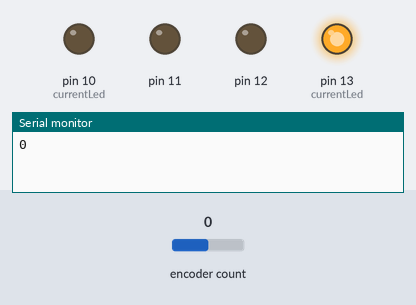
Bench run of a sketch on a simulated Arduino Uno, built with avr-gcc and run on an emulated ATmega328P. Parts: output pins drawn as LEDs (lit = HIGH), the last lines printed to the serial monitor. The inputs (shaded band) are chosen by the test bench; at power-on: encoder count 0.

Above: at 1.2 s.
1.3 s: encoder count set to 1
At 1.8 s:
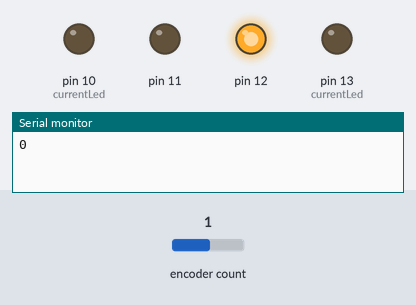
2.8 s: encoder count set to 2
At 4.0 s:
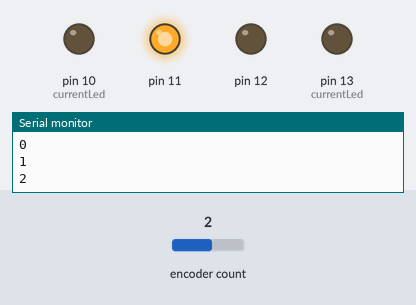
4.3 s: encoder count set to 3
At 5.3 s:
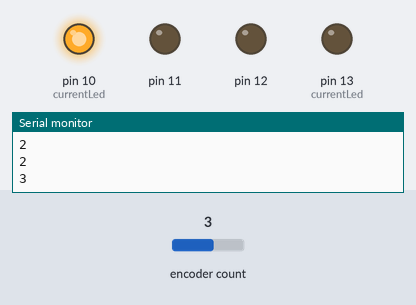
5.8 s: encoder count set to 4
At 6.5 s:
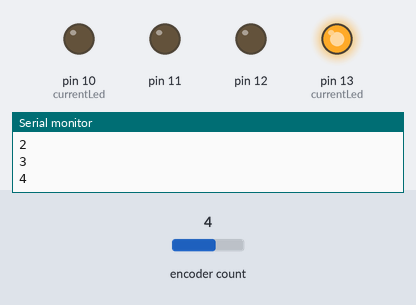
7.3 s: encoder count set to 5
At 7.6 s:
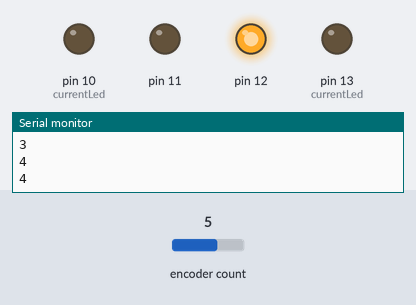
Timing chart, 0 to 9.8 s (numbered marks = the images above; inputs shaded):
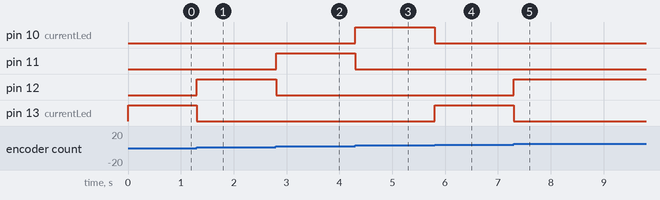

The sketch:

ky040.ino
```cpp
#include <RotaryEncoder.h>

RotaryEncoder encoder(18, 19);

int previousPosition = 0;
int currentLed = 13;

int x = 0;
unsigned long previousInstant = 0;

void setup() {
  // put your setup code here, to run once:
  attachInterrupt(digitalPinToInterrupt(18), changed, CHANGE);
  attachInterrupt(digitalPinToInterrupt(19), changed2, CHANGE);
  Serial.begin(9600);

  for (int pin = 10; pin <= 13; pin++) {
    pinMode(pin, OUTPUT);
  }

  digitalWrite(currentLed, HIGH);
}

void loop() {
  // put your main code here, to run repeatedly:
  int position = encoder.getPosition();
  if (position != previousPosition) {
    if (position > previousPosition) {
      currentLed--;
      if (currentLed < 10) {
        currentLed = 13;
      }
    }
    else {
      currentLed++;
      if (currentLed > 13) {
        currentLed = 10;
      }
    }

    for (int pin = 10; pin <= 13; pin++) {
      if (pin == currentLed) {
        digitalWrite(pin, HIGH);
      }
      else {
        digitalWrite(pin, LOW);
      }

    }

    previousPosition = position;
  }
  //encoder.tick();

  unsigned long instant = millis();
  if (instant > previousInstant + 1000) {
    Serial.println(position);
    previousInstant = instant;
  }
}

void changed () {
  encoder.tick();
  x++;
}

void changed2 () {
  encoder.tick();
  x++;
}
```

Measured:
- after the input at 1.3 s, pin 12: LOW → HIGH at once; pin 13 (currentLed): HIGH → LOW at once
- after the input at 2.8 s, pin 11: LOW → HIGH at once; pin 12: HIGH → LOW at once
- after the input at 4.3 s, pin 10 (currentLed): LOW → HIGH at once; pin 11: HIGH → LOW at once
- after the input at 5.8 s, pin 10 (currentLed): HIGH → LOW at once; pin 13 (currentLed): LOW → HIGH at once
- after the input at 7.3 s, pin 12: LOW → HIGH at once; pin 13 (currentLed): HIGH → LOW at once
